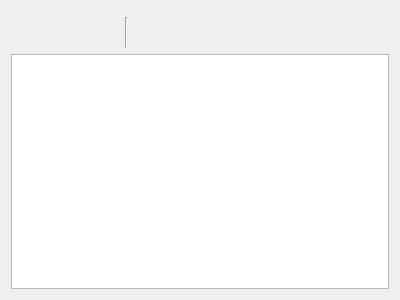
<?xml version="1.0" encoding="UTF-8"?>
<ui version="4.0">
 <class>XdslPortPvcWidget</class>
 <widget class="QWidget" name="XdslPortPvcWidget">
  <property name="geometry">
   <rect>
    <x>0</x>
    <y>0</y>
    <width>400</width>
    <height>300</height>
   </rect>
  </property>
  <property name="windowTitle">
   <string>Form</string>
  </property>
  <layout class="QVBoxLayout" name="verticalLayout">
   <item>
    <widget class="ImprovedMessageWidget" name="messageWidget"/>
   </item>
   <item>
    <layout class="QHBoxLayout" name="horizontalLayout">
     <item>
      <widget class="QToolButton" name="addButton">
       <property name="icon">
        <iconset resource="../resource.qrc">
         <normaloff>:/images/add.png</normaloff>:/images/add.png</iconset>
       </property>
       <property name="iconSize">
        <size>
         <width>24</width>
         <height>24</height>
        </size>
       </property>
       <property name="autoRaise">
        <bool>true</bool>
       </property>
      </widget>
     </item>
     <item>
      <widget class="QToolButton" name="editButton">
       <property name="icon">
        <iconset resource="../resource.qrc">
         <normaloff>:/images/edit.png</normaloff>:/images/edit.png</iconset>
       </property>
       <property name="iconSize">
        <size>
         <width>24</width>
         <height>24</height>
        </size>
       </property>
       <property name="autoRaise">
        <bool>true</bool>
       </property>
      </widget>
     </item>
     <item>
      <widget class="QToolButton" name="removeButton">
       <property name="icon">
        <iconset resource="../resource.qrc">
         <normaloff>:/images/remove.png</normaloff>:/images/remove.png</iconset>
       </property>
       <property name="iconSize">
        <size>
         <width>24</width>
         <height>24</height>
        </size>
       </property>
       <property name="autoRaise">
        <bool>true</bool>
       </property>
      </widget>
     </item>
     <item>
      <widget class="Line" name="line">
       <property name="orientation">
        <enum>Qt::Vertical</enum>
       </property>
      </widget>
     </item>
     <item>
      <widget class="QToolButton" name="refreshButton">
       <property name="icon">
        <iconset resource="../resource.qrc">
         <normaloff>:/images/refresh.png</normaloff>:/images/refresh.png</iconset>
       </property>
       <property name="iconSize">
        <size>
         <width>24</width>
         <height>24</height>
        </size>
       </property>
       <property name="autoRaise">
        <bool>true</bool>
       </property>
      </widget>
     </item>
     <item>
      <spacer name="horizontalSpacer">
       <property name="orientation">
        <enum>Qt::Horizontal</enum>
       </property>
       <property name="sizeHint" stdset="0">
        <size>
         <width>40</width>
         <height>20</height>
        </size>
       </property>
      </spacer>
     </item>
    </layout>
   </item>
   <item>
    <widget class="QTableView" name="tableView"/>
   </item>
  </layout>
 </widget>
 <customwidgets>
  <customwidget>
   <class>ImprovedMessageWidget</class>
   <extends>QFrame</extends>
   <header>improvedwidgets/improvedmessagewidget.h</header>
  </customwidget>
 </customwidgets>
 <resources>
  <include location="../resource.qrc"/>
 </resources>
 <connections/>
</ui>
